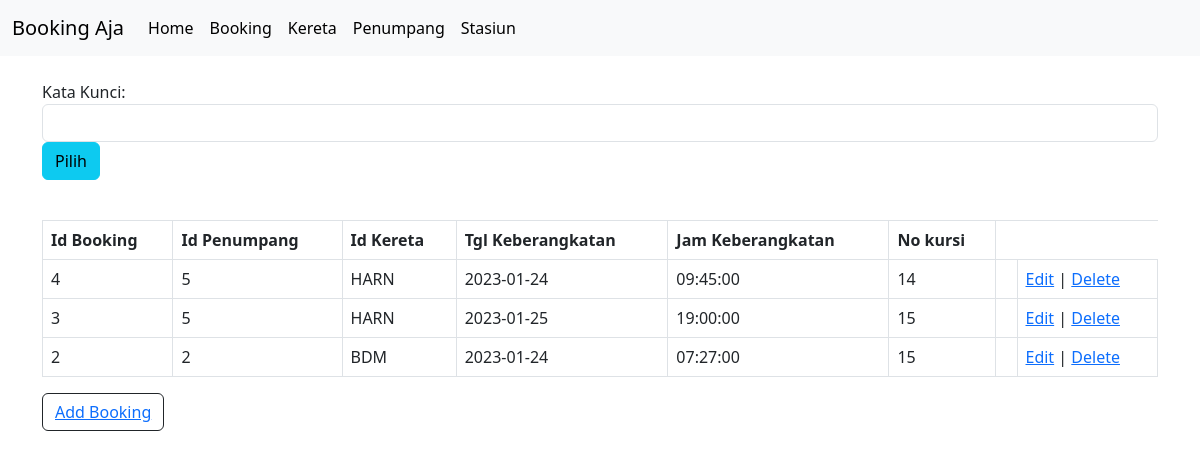
/view/indexbooking.php, run on the app's committed database.
### tables this page shows
CREATE TABLE `booking` (
  `id_booking` int(11) NOT NULL AUTO_INCREMENT,
  `id_penumpang` int(11) NOT NULL,
  `id_kereta` varchar(10) NOT NULL,
  `tgl_keberangkatan` date NOT NULL,
  `jam_keberangkatan` time NOT NULL,
  `no_kursi` int(11) NOT NULL,
  PRIMARY KEY (`id_booking`),
  KEY `fk_id_kereta` (`id_kereta`),
  KEY `fk_id_penumpang` (`id_penumpang`),
  CONSTRAINT `fk_id_kereta` FOREIGN KEY (`id_kereta`) REFERENCES `kereta` (`id_kereta`),
  CONSTRAINT `fk_id_penumpang` FOREIGN KEY (`id_penumpang`) REFERENCES `penumpang` (`id_penumpang`)
);

### view/indexbooking.php (the view, shortened to what this page needs)
<html>
<head>
<link rel="stylesheet" type="text/css" href="./style/AOL.css">
<link href="https://cdn.jsdelivr.net/npm/bootstrap@5.3.0-alpha1/dist/css/bootstrap.min.css" rel="stylesheet">
</head>
<body>
  <nav class="navbar navbar-expand-lg bg-body-tertiary">
    <div class="container-fluid">
      <a class="navbar-brand" href="#">Booking Aja</a>
      <div class="collapse navbar-collapse" id="navbarTogglerDemo03">
        <ul class="navbar-nav me-auto mb-2 mb-lg-0">
          <li class="nav-item">
            <a class="nav-link active" aria-current="page" href="./index.html">Home</a>
          </li>
          <li class="nav-item">
            <a class="nav-link active" aria-current="page" href="./indexbooking.php">Booking</a>
          </li>
          <li class="nav-item">
            <a class="nav-link active" aria-current="page" href="./indexkereta.php">Kereta</a>
          </li>
          <li class="nav-item">
            <a class="nav-link active" aria-current="page" href="./indexpenumpang.php">Penumpang</a>
          </li>
          <li class="nav-item">
            <a class="nav-link active" aria-current="page" href="./indexstasiun.php">Stasiun</a>
          </li>
        </ul>
      </div>
    </div>
  </nav>
    <div class="container">
    <br>
    <form action="<?php echo $_SERVER["PHP_SELF"];?>" method="post">
    <div class="form-group">
        <label for="sel1">Kata Kunci:</label>
        <?php
        $kata_kunci="";
        ?>
        <input type="text" name="kata_kunci" value="<?php echo $kata_kunci;?>" class="form-control"  required/>
    </div>
    <div class="form-group">
        <input type="submit" class="btn btn-info" value="Pilih">
    </div>
    </form>
    <table class="table table-bordered table-hover">
        <br>
        <thead>
        <tr>
        <th>Id Booking</th> <th>Id Penumpang</th> <th>Id Kereta</th> <th>Tgl Keberangkatan</th> <th>Jam Keberangkatan</th> <th>No kursi</th>
        </tr>
        </thead>
        <?php
        if (isset($_POST['kata_kunci'])) {
            $kata_kunci=trim($_POST['kata_kunci']);
            $sqlt="select * from booking where id_kereta like '%".$kata_kunci."%' or id_penumpang like '%".$kata_kunci."%' or id_booking like '%".$kata_kunci."%' order by id_booking asc";
        }else {
            $sqlt="select * from booking order by id_booking desc";
        }
        $mysqli = mysqli_connect("localhost","root","","bookingkereta");
        $hasil=mysqli_query($mysqli,$sqlt);
        while ($booking_data = mysqli_fetch_array($hasil)) {
            ?>
            <tbody>
            <tr>
                <td><?php echo $booking_data['id_booking']; ?></td>
                <td><?php echo $booking_data['id_penumpang']; ?></td>
                <td><?php echo $booking_data['id_kereta']; ?></td>
                <td><?php echo $booking_data['tgl_keberangkatan']; ?></td>
                <td><?php echo $booking_data['jam_keberangkatan']; ?></td>
                <td><?php echo $booking_data['no_kursi']; ?></td>
                <td><?php echo "<td><a href='editbooking.php?id=$booking_data[id_booking]'>Edit</a> | <a href='deletebooking.php?id=$booking_data[id_booking]'>Delete</a>"; ?></td>
            </tr>
            </tbody>
            <?php
        }
        ?>
    </table>
    <button type="button" class="btn btn-outline-dark"><a href="addbooking.php">Add Booking</a></button>
</div>
</body>
</html>

### data on the page
booking: id_booking "4", id_penumpang "5", id_kereta "HARN", tgl_keberangkatan "2023-01-24", jam_keberangkatan "09:45:00", no_kursi "14"
booking: id_booking "3", id_penumpang "5", id_kereta "HARN", tgl_keberangkatan "2023-01-25", jam_keberangkatan "19:00:00", no_kursi "15"
booking: id_booking "2", id_penumpang "2", id_kereta "BDM", tgl_keberangkatan "2023-01-24", jam_keberangkatan "07:27:00", no_kursi "15"
